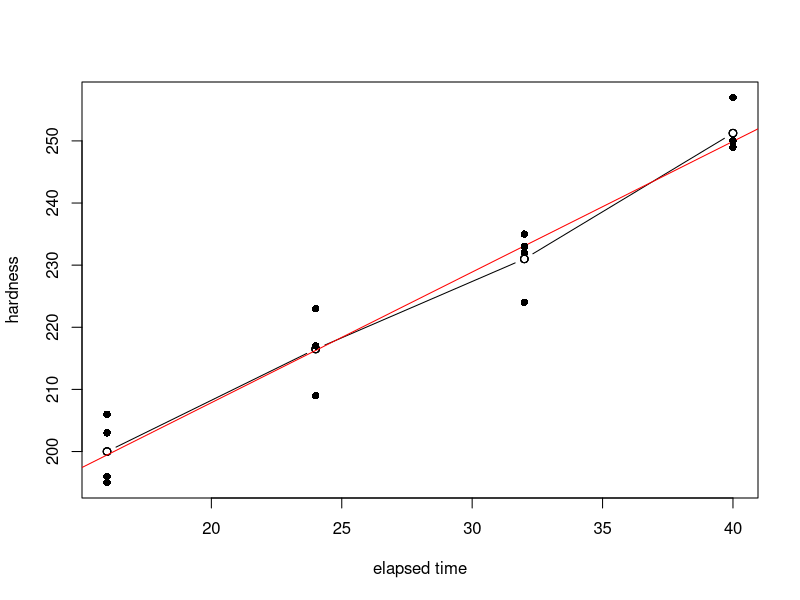
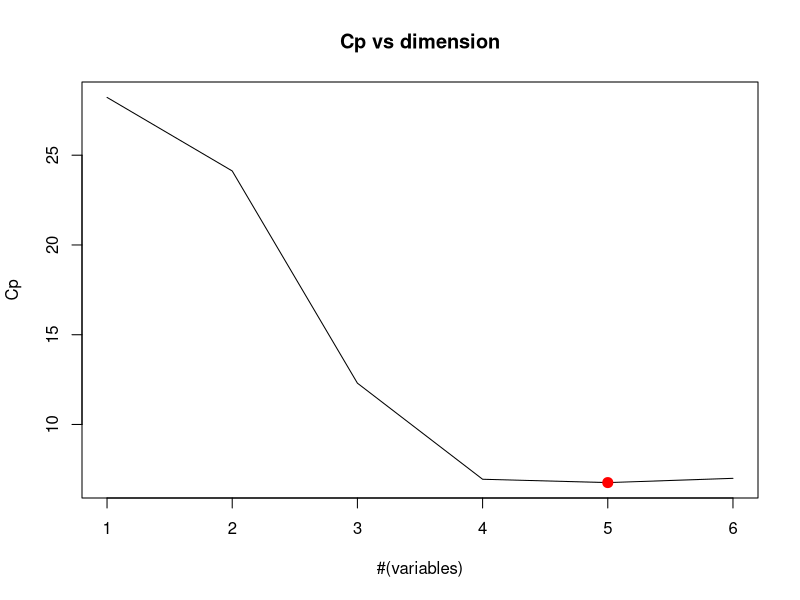
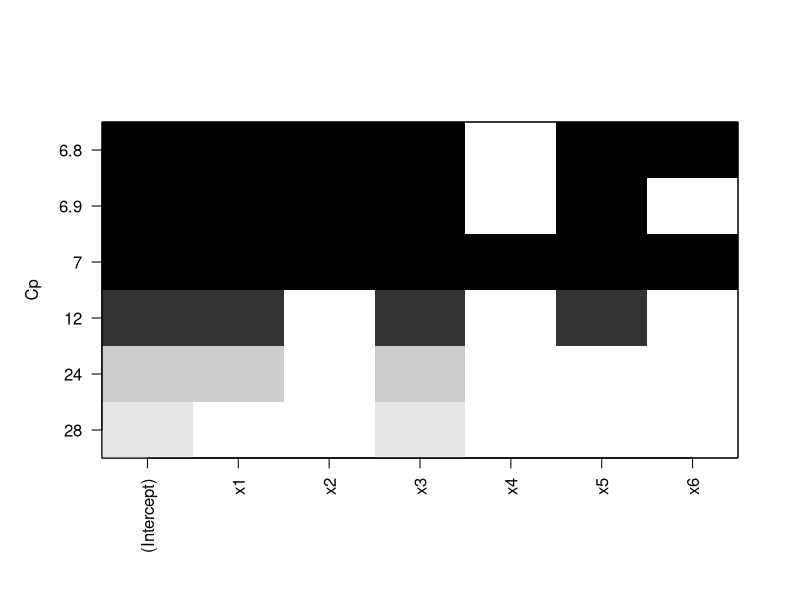

Source code (R) for these figures, in order:
## ---- chunk 1
options(tinytex.engine_args = '-shell-escape')
## ---- chunk 2
dat = read.csv("./exam1-1.csv")
dat
#dat$time = as.double(dat$time)
reg.mod = lm(hardness ~ time, data=dat)
confint(reg.mod)
## ---- chunk 3
x.h = 40
predict(reg.mod,data.frame(time=x.h),interval="confidence")
## ---- chunk 4
predict(reg.mod,data.frame(time=x.h),interval="predict")
## ---- chunk 5
anova(reg.mod)
## ---- chunk 6
summary(reg.mod)$r.squared
## ---- chunk 7
dat$fact.time = as.factor(dat$time)

sat.mod = lm(hardness ~ fact.time - 1, data=dat)
anova(reg.mod,sat.mod)
## ---- chunk 8
plot(sort(dat$time),
     sat.mod$fitted.values[order(dat$time)],
     type = "b",
     ylab = "hardness",
     xlab = "elapsed time",
     ylim = c(min(dat$hardness),max(dat$hardness)))
abline(reg.mod$coefficients,col="red")
points(dat$time,dat$hardness,pch=16)
## ---- chunk 9
library(leaps)
dat2 = read.csv("./exam1-2.csv")
dat2
colnames(dat2) = c("x1","x2","x3","x4","x5","x6","y")
head(dat2)
full.mod = regsubsets(y ~ ., data=dat2)
sel = summary(full.mod)
plot(sel$cp,xlab="#(variables)",ylab="Cp",type="l",main= "Cp vs dimension")
star = which.min(sel$cp)
points(star,sel$cp[star],col="red",pch=20,cex=2)
plot(full.mod,scale="Cp")
## ---- chunk 10
m.R = lm(y ~ x1+x2+x3+x5, data=dat2)
m.F = lm(y ~ x1+x2+x3+x5+x6, data=dat2)
anova(m.R,m.F)
